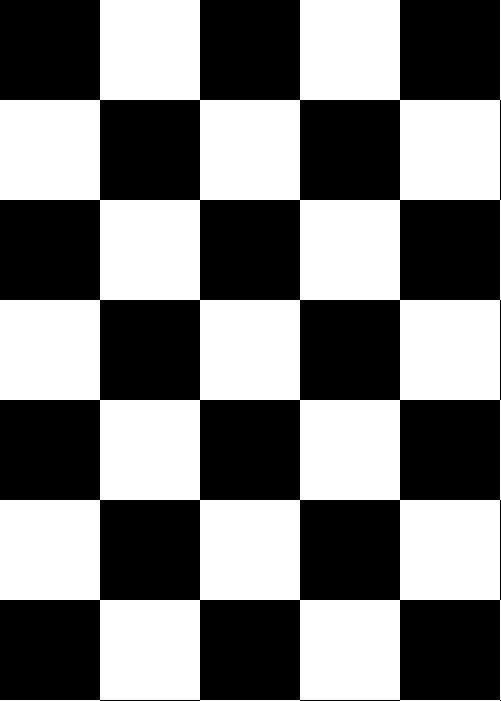
#> input picture Python/13 Corner Detection/corner-detection.jpg, 501 x 701 px
$ python Corner_Detection.py
#> lines starting #> are read from the running program, lines starting #| are printed output that depends on the picture; after the words box and inside, x2 and y2 are one past the last pixel; in counts of white or black regions, pixels touching at a corner belong together
# Summary:  Corner Detection
# Author:      Amusi
# Date:          2017-12-11
import cv2
import numpy as np

img = cv2.imread('corner-detection.jpg')
#> img is the input picture: shape (701, 501, 3); min 0, max 255, mean 124
#img = cv2.imread('corner-detection2.jpg')
gray = cv2.cvtColor(img, cv2.COLOR_BGR2GRAY)
gray = np.float32(gray)

# calculate all corners
corners = cv2.goodFeaturesToTrack(gray, 200, 0.01, 10)
#> corners = 35 rows, first 8: [400, 600], [200, 600], [400, 400], [200, 400], [400, 200], [200, 200], [299, 600], [99, 600]
corners = np.int0(corners)

# draw corner
for corner in corners:
    # ravel
    x, y = corner.ravel()
    cv2.circle(img, (x,y), 8, (0, 0, 255), -1)
#> this loop made 35 passes
#> (x, y) on passes 1 to 12: (400, 600), (200, 600), (400, 400), (200, 400), (400, 200), (200, 200), (299, 600), (99, 600), (299, 400), (99, 400), (299, 200), (99, 200)
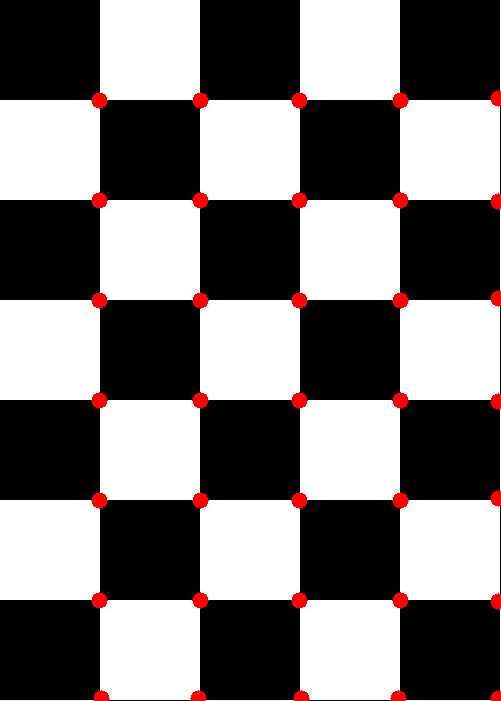
#> img: shape (701, 501, 3); 1.76% of pixels changed, all inside (x1, y1, x2, y2) = (91, 90, 501, 701)

cv2.imshow('corner', img)
cv2.waitKey(0)
cv2.destroyAllWindows()

$ run again, with Python/13 Corner Detection/corner-detection2.jpg copied over Python/13 Corner Detection/corner-detection.jpg
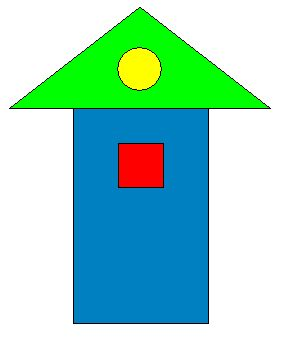
#> input picture Python/13 Corner Detection/corner-detection2.jpg, 282 x 341 px
#> img is the input picture: shape (341, 282, 3); mean B, G, R 195.6, 210.9, 150.8
#> `gray = cv2.cvtColor(img, cv2.COLOR_BGR2GRAY)`:
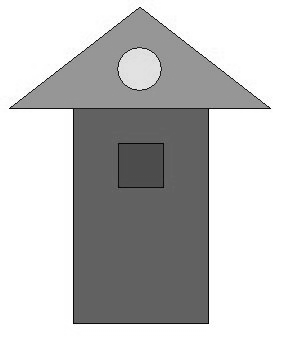
#> gray: shape (341, 282); min 1, max 255, mean 191.2
#> corners = 43 rows, first 8: [208, 323], [73, 323], [71, 110], [210, 110], [9, 108], [270, 108], [140, 7], [163, 187]
#> the loop `for corner in corners:` made 43 passes
#> after the loop `for corner in corners:`:
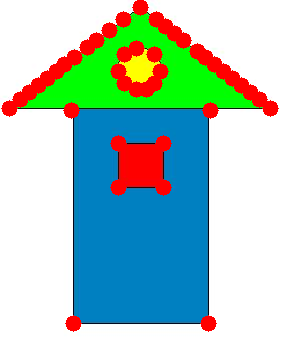
#> img: shape (341, 282, 3); 8.01% of pixels changed, all inside (x1, y1, x2, y2) = (1, 0, 279, 332)
